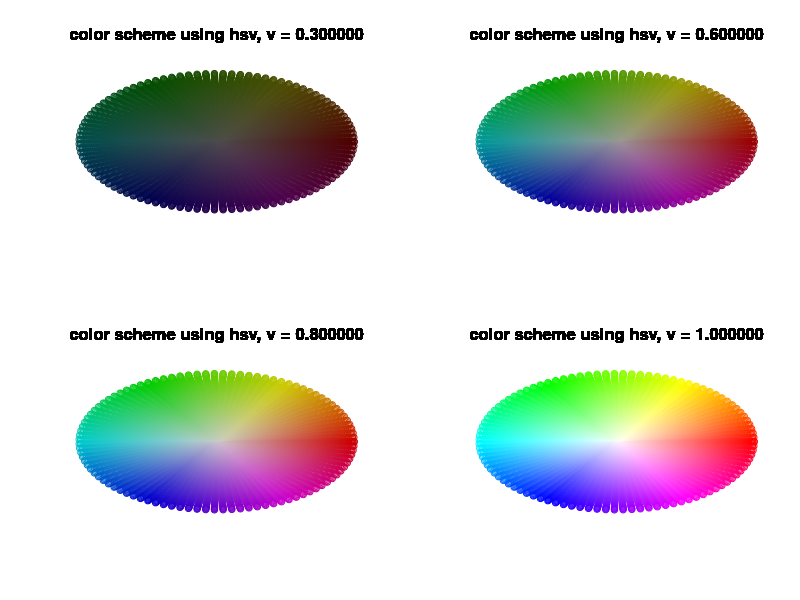

This figure's R source:

n <- 100

r <- seq(from=0,to=1,length=n)   # radian
theta <- seq(from=0, to = 2 * pi, length = n)  # angle

par(mfrow=c(2,2))

for ( j in c(0.3,.6,.8,1)){
  plot(x=c(0,2), y=c(0,2),type='n'
       ,xaxt = 'n'
       ,yaxt = 'n'
       ,xlab = ''
       ,ylab = ''
       ,frame.plot = FALSE)
  
  for (i in r) {
    x <-  i * cos(theta) + 1
    y <-  i * sin(theta) + 1
    
    pals <- hsv(r,i,j)
    
    points(x,y,col=pals, pch = 21)
    title(sprintf( "color scheme using hsv, v = %f", j))
  }
}



